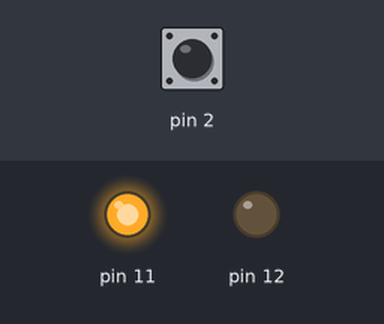
This sketch was run on a simulated Arduino Uno, built with avr-gcc and run on an emulated ATmega328P. Shown: output pins drawn as LEDs (lit = HIGH). The test bench sets the inputs (shaded band); at power-on: pin 2 HIGH.

Above: at 1.2 s.
1.3 s: pin 2 pulled LOW for 0.15 s
At 1.37 s:
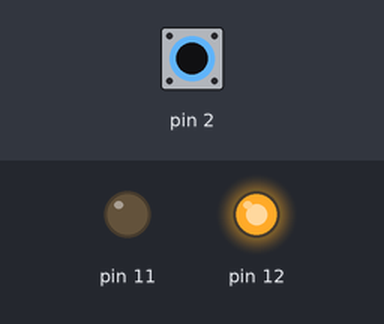
2.9 s: pin 2 pulled LOW for 3.2 s
At 6.7 s:
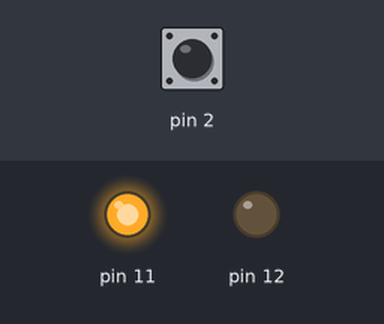
Timing chart, 0 to 8.2 s (numbered marks = the images above; inputs shaded):
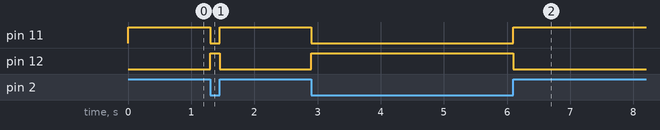

The sketch:

experimento.ino
```cpp
void setup() {
    // Inicializa os pinos:
    pinMode(2, INPUT_PULLUP);
    pinMode(11, OUTPUT);
    pinMode(12, OUTPUT);
}

void loop() {
    // Lê o estado do botão:
    int botao;
    botao = digitalRead(2);

    // Controla os LEDs baseado no estado do botão:
    if (botao == 1) { // Botão pressionado
        digitalWrite(11, HIGH); // LED verde aceso
        digitalWrite(12, LOW); // LED vermelho apagado
    } else { // Botão solto
        digitalWrite(11, LOW); // LED verde apagado
        digitalWrite(12, HIGH); // LED vermelho aceso
    }
}
```

Measured:
- after the input at 1.3 s, pin 11: HIGH → LOW at once, → HIGH 0.15 s later; pin 12: LOW → HIGH at once, → LOW 0.15 s later
- after the input at 2.9 s, pin 11: HIGH → LOW at once, → HIGH 3.2 s later; pin 12: LOW → HIGH at once, → LOW 3.2 s later
